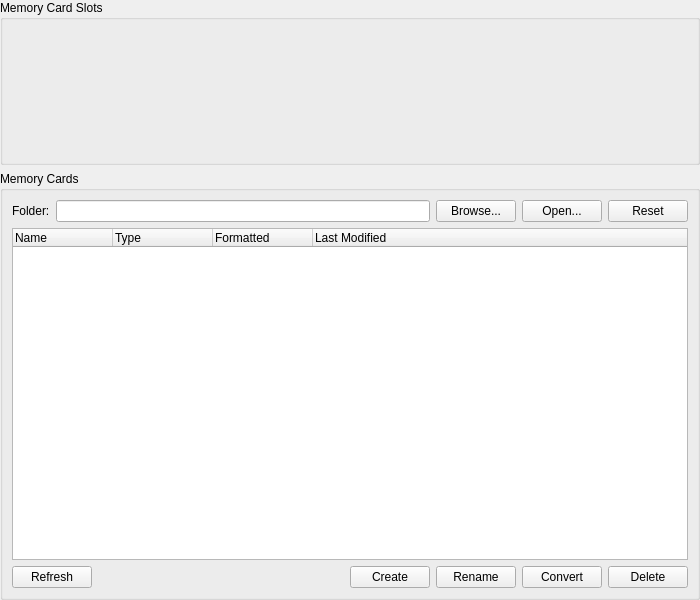
<?xml version="1.0" encoding="UTF-8"?>
<ui version="4.0">
 <class>MemoryCardSettingsWidget</class>
 <widget class="QWidget" name="MemoryCardSettingsWidget">
  <property name="geometry">
   <rect>
    <x>0</x>
    <y>0</y>
    <width>700</width>
    <height>600</height>
   </rect>
  </property>
  <layout class="QVBoxLayout" name="verticalLayout" stretch="0,1,0">
   <property name="leftMargin">
    <number>0</number>
   </property>
   <property name="topMargin">
    <number>0</number>
   </property>
   <property name="rightMargin">
    <number>0</number>
   </property>
   <property name="bottomMargin">
    <number>0</number>
   </property>
   <item>
    <widget class="QGroupBox" name="slotGroupBox">
     <property name="sizePolicy">
      <sizepolicy hsizetype="Preferred" vsizetype="Fixed">
       <horstretch>0</horstretch>
       <verstretch>0</verstretch>
      </sizepolicy>
     </property>
     <property name="minimumSize">
      <size>
       <width>0</width>
        <height>165</height>
      </size>
     </property>
     <property name="maximumSize">
      <size>
       <width>16777215</width>
        <height>165</height>
      </size>
     </property>
     <property name="title">
      <string>Memory Card Slots</string>
     </property>
     <layout class="QGridLayout" name="gridLayout"/>
    </widget>
   </item>
   <item>
    <widget class="QGroupBox" name="cardGroupBox">
     <property name="title">
      <string>Memory Cards</string>
     </property>
     <layout class="QVBoxLayout" name="verticalLayout_2">
      <item>
       <layout class="QHBoxLayout" name="horizontalLayout">
        <item>
         <widget class="QLabel" name="label">
          <property name="text">
           <string>Folder:</string>
          </property>
          <property name="buddy">
           <cstring>directory</cstring>
          </property>
         </widget>
        </item>
        <item>
         <widget class="QLineEdit" name="directory"/>
        </item>
        <item>
         <widget class="QPushButton" name="browse">
          <property name="text">
           <string>Browse...</string>
          </property>
         </widget>
        </item>
        <item>
         <widget class="QPushButton" name="open">
          <property name="text">
           <string>Open...</string>
          </property>
         </widget>
        </item>
        <item>
         <widget class="QPushButton" name="reset">
          <property name="text">
           <string>Reset</string>
          </property>
         </widget>
        </item>
       </layout>
      </item>
      <item>
       <widget class="MemoryCardListWidget" name="cardList">
        <property name="rootIsDecorated">
         <bool>false</bool>
        </property>
        <column>
         <property name="text">
          <string>Name</string>
         </property>
        </column>
        <column>
         <property name="text">
          <string>Type</string>
         </property>
        </column>
        <column>
         <property name="text">
          <string>Formatted</string>
         </property>
        </column>
        <column>
         <property name="text">
          <string>Last Modified</string>
         </property>
        </column>
       </widget>
      </item>
      <item>
       <layout class="QHBoxLayout" name="horizontalLayout_2">
        <item>
         <widget class="QPushButton" name="refreshCard">
          <property name="text">
           <string>Refresh</string>
          </property>
         </widget>
        </item>
        <item>
         <spacer name="horizontalSpacer">
          <property name="orientation">
           <enum>Qt::Orientation::Horizontal</enum>
          </property>
          <property name="sizeHint" stdset="0">
           <size>
            <width>40</width>
            <height>0</height>
           </size>
          </property>
         </spacer>
        </item>
        <item>
         <widget class="QPushButton" name="createCard">
          <property name="text">
           <string>Create</string>
          </property>
         </widget>
        </item>
        <item>
         <widget class="QPushButton" name="renameCard">
          <property name="text">
           <string>Rename</string>
          </property>
         </widget>
        </item>
        <item>
         <widget class="QPushButton" name="convertCard">
          <property name="text">
           <string>Convert</string>
          </property>
         </widget>
        </item>
        <item>
         <widget class="QPushButton" name="deleteCard">
          <property name="text">
           <string>Delete</string>
          </property>
         </widget>
        </item>
       </layout>
      </item>
     </layout>
    </widget>
   </item>
  </layout>
 </widget>
 <customwidgets>
  <customwidget>
   <class>MemoryCardListWidget</class>
   <extends>QTreeWidget</extends>
   <header>Settings/MemoryCardSettingsWidget.h</header>
  </customwidget>
 </customwidgets>
 <tabstops>
  <tabstop>directory</tabstop>
  <tabstop>browse</tabstop>
  <tabstop>open</tabstop>
  <tabstop>reset</tabstop>
  <tabstop>cardList</tabstop>
  <tabstop>refreshCard</tabstop>
  <tabstop>createCard</tabstop>
  <tabstop>renameCard</tabstop>
  <tabstop>convertCard</tabstop>
  <tabstop>deleteCard</tabstop>
 </tabstops>
 <resources/>
 <connections/>
</ui>
